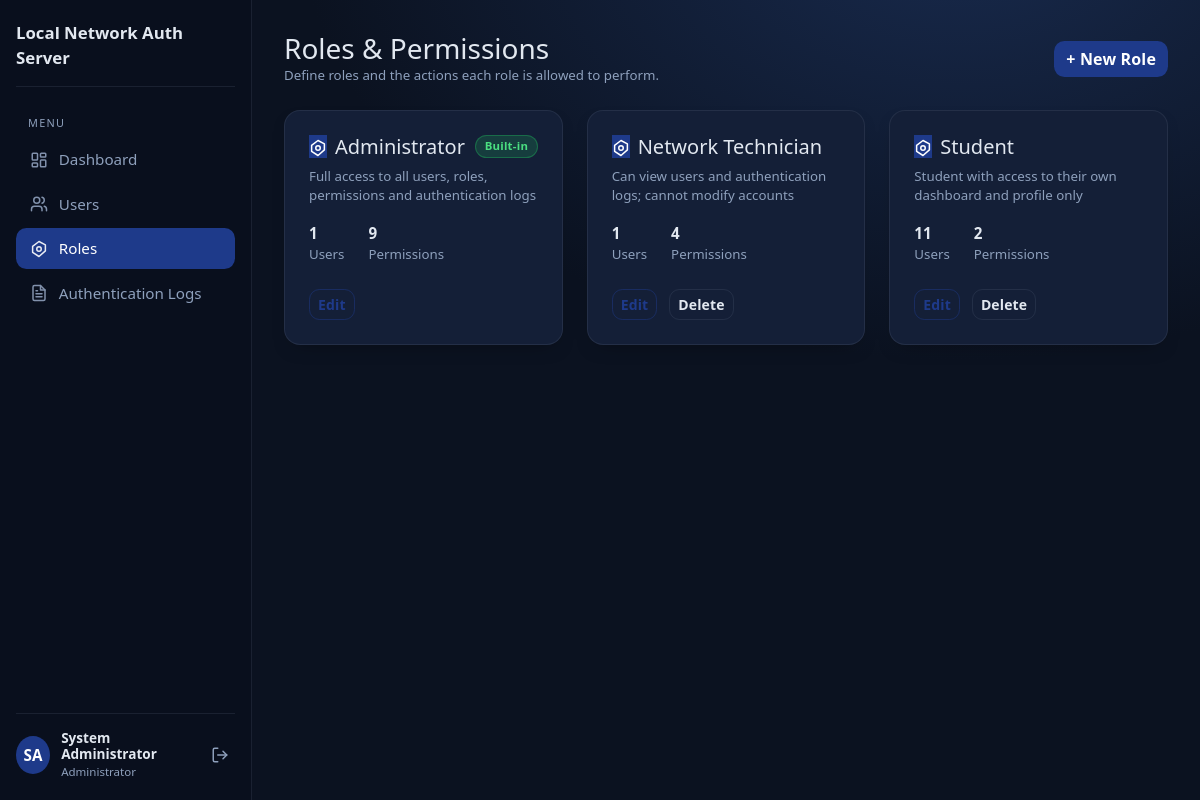
Page /admin/roles.php (signed in) on the committed database.
### tables this page shows
CREATE TABLE `roles` (
  `id` int(11) NOT NULL,
  `role_name` varchar(50) NOT NULL,
  `description` varchar(255) DEFAULT NULL,
  `created_at` timestamp NOT NULL DEFAULT CURRENT_TIMESTAMP
);

### includes/permission_check.php (called while the page is built, shortened)
<?php
function hasPermission($permission)
{
    return isset($_SESSION['permissions'])
        && in_array($permission, $_SESSION['permissions'], true);
}

### admin/roles.php (the view, shortened to what this page needs)
<?php
$activeNav = 'roles';
require_once __DIR__ . '/partials/header.php';
$pdo = getPDO();
$roles = $pdo->query(
    'SELECT r.id, r.role_name, r.description,
            (SELECT COUNT(*) FROM users u WHERE u.role_id = r.id) AS user_count,
            (SELECT COUNT(*) FROM role_permissions rp WHERE rp.role_id = r.id) AS perm_count
       FROM roles r
      ORDER BY r.id ASC'
)->fetchAll();
$permIdsByRole = array();
$stmt = $pdo->query('SELECT role_id, permission_id FROM role_permissions');
foreach ($stmt->fetchAll() as $row) {
    $permIdsByRole[(int) $row['role_id']][] = (int) $row['permission_id'];
}
?>
      <div class="d-flex flex-wrap justify-content-between align-items-center gap-2 mb-4">
        <div>
          <h1 class="h3 mb-0">Roles &amp; Permissions</h1>
          <p class="text-muted small mb-0">Define roles and the actions each role is allowed to perform.</p>
        </div>
        <?php if (hasPermission('permissions.assign')): ?>
          <button type="button" class="btn btn-primary" data-bs-toggle="modal" data-bs-target="#roleModal">+ New Role</button>
        <?php endif; ?>
      </div>
      <div class="row g-4">
        <?php foreach ($roles as $r): ?>
          <div class="col-md-6 col-xl-4">
            <div class="card card-hover h-100">
              <div class="card-body p-4 d-flex flex-column">
                <div class="d-flex justify-content-between align-items-start mb-2">
                  <div class="d-flex align-items-center gap-2">
                    <span class="stat-icon text-white" style="background: var(--gradient);">
                      <svg width="18" height="18" viewBox="0 0 24 24" fill="none" stroke="currentColor" stroke-width="2" stroke-linecap="round" stroke-linejoin="round"><path d="M12 2l8.5 4.5v8L12 22l-8.5-5.5v-8L12 2z"/><path d="M12 15a3 3 0 1 0 0-6 3 3 0 0 0 0 6z"/></svg>
                    </span>
                    <h5 class="card-title mb-0"><?= htmlspecialchars($r['role_name']) ?></h5>
                  </div>
                  <?php if ((int) $r['id'] === 1): ?>
                    <span class="badge bg-success">Built-in</span>
                  <?php endif; ?>
                </div>
                <p class="text-muted small mb-3">
                  <?= $r['description'] !== '' ? htmlspecialchars($r['description']) : 'No description provided.' ?>
                </p>
                <div class="d-flex gap-4 mb-4">
                  <div>
                    <div class="fw-bold"><?= (int) $r['user_count'] ?></div>
                    <div class="text-muted small">Users</div>
                  </div>
                  <div>
                    <div class="fw-bold"><?= (int) $r['perm_count'] ?></div>
                    <div class="text-muted small">Permissions</div>
                  </div>
                </div>
                <?php if (hasPermission('permissions.assign')): ?>
                  <div class="mt-auto">
                    <button type="button" class="btn btn-sm btn-outline-primary me-2 btn-edit-role"
                            data-bs-toggle="modal" data-bs-target="#roleModal"
                            data-id="<?= (int) $r['id'] ?>"
                            data-name="<?= htmlspecialchars($r['role_name']) ?>"
                            data-description="<?= htmlspecialchars($r['description']) ?>"
                            data-pids="<?= implode(',', isset($permIdsByRole[(int) $r['id']]) ? $permIdsByRole[(int) $r['id']] : array()) ?>">
                      Edit
                    </button>
                    <?php if ((int) $r['id'] !== 1): ?>
                      <button type="button" class="btn btn-sm btn-outline-danger btn-delete-role"
                              data-bs-toggle="modal" data-bs-target="#deleteRoleModal"
                              data-id="<?= (int) $r['id'] ?>"
                              data-name="<?= htmlspecialchars($r['role_name']) ?>">
                        Delete
                      </button>
                    <?php endif; ?>
                  </div>
                <?php endif; ?>
              </div>
            </div>
          </div>
        <?php endforeach; ?>
      </div>
<?php require_once __DIR__ . '/partials/footer.php'; ?>

### admin/partials/header.php (shortened to what this page needs)
<?php
require_once __DIR__ . '/../../includes/permission_check.php';
$activeNav = isset($activeNav) ? $activeNav : 'dashboard';
$initials = strtoupper(substr(trim($_SESSION['full_name']), 0, 1));
$spacePos = strpos(trim($_SESSION['full_name']), ' ');
if ($spacePos !== false) {
    $initials = strtoupper(substr(trim($_SESSION['full_name']), 0, 1) . substr(trim($_SESSION['full_name']), $spacePos + 1, 1));
}
?>
<!DOCTYPE html>
<html lang="en">
<head>
  <link rel="stylesheet" href="../assets/vendor/bootstrap/css/bootstrap.min.css">
  <link rel="stylesheet" href="../assets/css/style.css">
</head>
<body>
  <div class="app-wrapper">
    <aside class="app-sidebar">
      <div class="sidebar-header d-flex align-items-center justify-content-between">
        <a class="sidebar-brand" href="index.php">
          <span>Local Network Auth Server</span>
        </a>
      </div>
      <nav class="side-nav">
        <div class="side-nav-title">Menu</div>
        <a class="nav-link<?= $activeNav === 'dashboard' ? ' active' : '' ?>" href="index.php">
          Dashboard
        </a>
        <?php if (hasPermission('users.view')): ?>
          <a class="nav-link<?= $activeNav === 'users' ? ' active' : '' ?>" href="users.php">
            <svg width="18" height="18" viewBox="0 0 24 24" fill="none" stroke="currentColor" stroke-width="2" stroke-linecap="round" stroke-linejoin="round"><path d="M16 21v-2a4 4 0 0 0-4-4H6a4 4 0 0 0-4 4v2"/><circle cx="9" cy="7" r="4"/><path d="M22 21v-2a4 4 0 0 0-3-3.87"/><path d="M16 3.13a4 4 0 0 1 0 7.75"/></svg>
            Users
          </a>
        <?php endif; ?>
        <?php if (hasPermission('roles.manage')): ?>
          <a class="nav-link<?= $activeNav === 'roles' ? ' active' : '' ?>" href="roles.php">
            <svg width="18" height="18" viewBox="0 0 24 24" fill="none" stroke="currentColor" stroke-width="2" stroke-linecap="round" stroke-linejoin="round"><path d="M12 2l8.5 4.5v8L12 22l-8.5-5.5v-8L12 2z"/><path d="M12 15a3 3 0 1 0 0-6 3 3 0 0 0 0 6z"/></svg>
            Roles
          </a>
        <?php endif; ?>
        <?php if (hasPermission('logs.view')): ?>
          <a class="nav-link<?= $activeNav === 'logs' ? ' active' : '' ?>" href="logs.php">
            <svg width="18" height="18" viewBox="0 0 24 24" fill="none" stroke="currentColor" stroke-width="2" stroke-linecap="round" stroke-linejoin="round"><path d="M14 2H6a2 2 0 0 0-2 2v16a2 2 0 0 0 2 2h12a2 2 0 0 0 2-2V8z"/><path d="M14 2v6h6"/><path d="M16 13H8"/><path d="M16 17H8"/><path d="M10 9H8"/></svg>
            Authentication Logs
          </a>
        <?php endif; ?>
      </nav>
      <div class="sidebar-user">
        <span class="avatar"><?= htmlspecialchars($initials) ?></span>
        <div class="me-auto">
          <div class="user-name"><?= htmlspecialchars($_SESSION['full_name']) ?></div>
          <div class="user-role"><?= htmlspecialchars($_SESSION['role_name']) ?></div>
        </div>
        <button type="button" class="btn-ghost" data-bs-toggle="modal" data-bs-target="#logoutModal" title="Logout">
          <svg width="18" height="18" viewBox="0 0 24 24" fill="none" stroke="currentColor" stroke-width="2" stroke-linecap="round" stroke-linejoin="round"><path d="M9 21H5a2 2 0 0 1-2-2V5a2 2 0 0 1 2-2h4"/><path d="M16 17l5-5-5-5"/><path d="M21 12H9"/></svg>
        </button>
      </div>
    </aside>
    <main class="app-main">

### admin/partials/footer.php (shortened to what this page needs)
</main>
  </div>
</body>
</html>

### assets/css/style.css (style rules this page uses)
:root { --bg: #0b1220; --bg-soft: #101a2e; --surface: #141f37; --surface-2: #1b2a49; --border: rgba(148, 163, 184, 0.12); --text: #e2e8f0; --text-muted: #8ea0bc; --accent: #1e3a8a; --accent-2: #172554; --gradient: #1e3a8a; --radius: 1rem; --shadow: 0 8px 20px -12px rgba(0, 0, 0, 0.5); }
* { box-sizing: border-box; }
body { font-family: "Segoe UI", -apple-system, BlinkMacSystemFont, Roboto, Arial, sans-serif; background: radial-gradient(1200px 800px at 80% -10%, #182a4d 0%, var(--bg) 55%) fixed; color: var(--text); min-height: 100vh; font-size: 0.95rem; }
a { color: var(--accent); }
.app-wrapper { display: flex; min-height: 100vh; }
.app-sidebar { width: 252px; flex-shrink: 0; background: rgba(10, 16, 30, 0.92); border-right: 1px solid var(--border); display: flex; flex-direction: column; position: sticky; top: 0; height: 100vh; padding: 1.25rem 1rem; }
.sidebar-header { display: flex; align-items: center; justify-content: space-between; gap: 0.5rem; padding-bottom: 1rem; border-bottom: 1px solid var(--border); margin-bottom: 1.25rem; }
.sidebar-brand { display: flex; align-items: center; gap: 0.6rem; font-weight: 700; font-size: 1.05rem; color: var(--text); text-decoration: none; }
.side-nav { display: flex; flex-direction: column; gap: 4px; flex: 1; }
.side-nav-title { font-size: 0.68rem; text-transform: uppercase; letter-spacing: 0.12em; color: var(--text-muted); padding: 0.5rem 0.75rem 0.25rem; }
.side-nav .nav-link { display: flex; align-items: center; gap: 0.7rem; color: var(--text-muted); border-radius: 0.65rem; padding: 0.55rem 0.85rem; font-weight: 500; transition: all 0.15s ease; }
.side-nav .nav-link.active { color: #fff; background: var(--gradient); }
.side-nav .nav-link svg { flex-shrink: 0; opacity: 0.9; }
.sidebar-user { display: flex; align-items: center; gap: 0.7rem; padding-top: 1rem; border-top: 1px solid var(--border); }
.avatar { width: 38px; height: 38px; border-radius: 50%; background: var(--gradient); color: #fff; display: inline-flex; align-items: center; justify-content: center; font-weight: 700; }
.sidebar-user .user-name { font-weight: 600; font-size: 0.85rem; line-height: 1.2; }
.sidebar-user .user-role { font-size: 0.72rem; color: var(--text-muted); }
.app-main { flex: 1; min-width: 0; padding: 2rem; }
.card { background: var(--surface); border: 1px solid var(--border); border-radius: var(--radius); box-shadow: var(--shadow); color: var(--text); }
.card-hover { transition: transform 0.15s ease, border-color 0.15s ease; }
.btn { border-radius: 0.65rem; font-weight: 600; letter-spacing: 0.01em; }
.btn-primary { background: var(--gradient); border: none; }
.btn-outline-primary { color: var(--accent); border-color: rgba(30, 58, 138, 0.5); }
.btn-outline-secondary, .btn-outline-danger, .btn-outline-success, .btn-outline-warning { border-color: var(--border); color: var(--text); }
.btn-ghost { background: transparent; border: none; color: var(--text-muted); }
button.btn-ghost { display: inline-flex; align-items: center; justify-content: center; width: 30px; height: 30px; border-radius: 8px; }
.badge { font-weight: 600; padding: 0.42em 0.75em; border-radius: 999px; letter-spacing: 0.02em; }
.bg-success, .bg-danger, .bg-warning, .bg-secondary { background-color: transparent !important; }
.badge.bg-success { background: rgba(34, 197, 94, 0.18) !important; color: #4ade80; border: 1px solid rgba(34, 197, 94, 0.35); }
.btn-primary { position: relative; overflow: hidden; }
.btn-primary::after { content: ""; position: absolute; top: 0; left: -80%; width: 40%; height: 100%; background: linear-gradient(100deg, transparent, rgba(255, 255, 255, 0.25), transparent); transform: skewX(-20deg); transition: left 0.5s ease; }
.text-muted { color: var(--text-muted) !important; }
html { scroll-behavior: smooth; }

### rows in the picture
roles: role_name "Administrator", shows "Built-in", description "Full access to all users, roles, permissions and authentication logs", user_count "1", perm_count "9"
roles: role_name "Network Technician", description "Can view users and authentication logs; cannot modify accounts", user_count "1", perm_count "4"
roles: role_name "Student", description "Student with access to their own dashboard and profile only", user_count "11", perm_count "2"

### other values in the picture
$initials "SA"
$_SESSION['full_name'] "System Administrator"
$_SESSION['role_name'] "Administrator"
